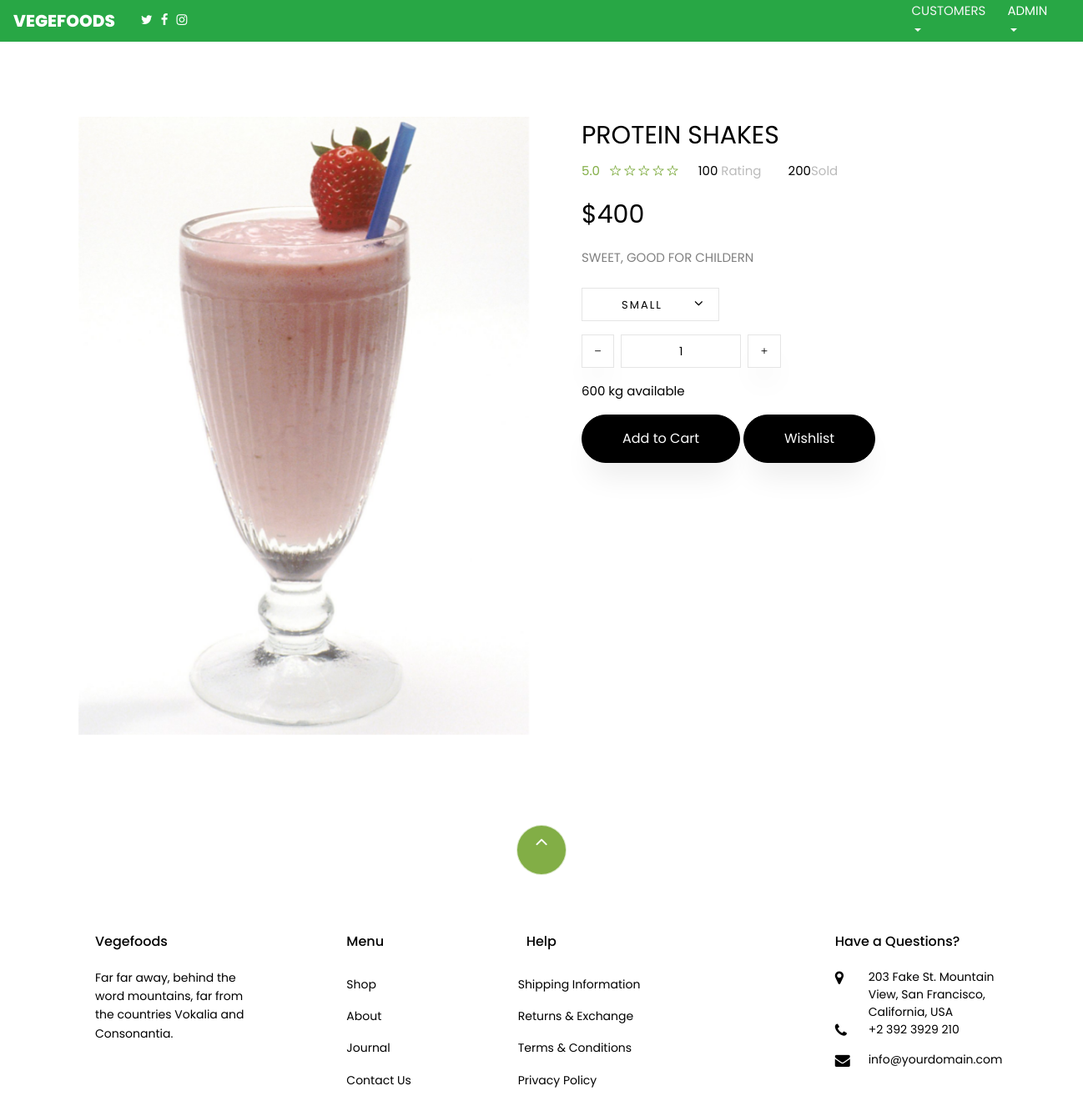
Page /view3/1/ on the committed database.
### app/models.py (models this page shows, shortened)
class Juice(models.Model):
    name=models.CharField(max_length=30)
    cover=models.ImageField(upload_to='app/cover',null=True,blank=True)
    description =models.CharField(max_length=400)
    price=models.IntegerField()
    sold=models.IntegerField()

### app/views.py (the view)
# urls.py: path('view3/<int:p>/', views.view3, name='view3'),
def view3(request,p):
    k=Juice.objects.get(id=p)
    return render(request,'view2.html',{'b':k})

### templates/view2.html (shortened to what this page needs)
{% extends 'base.html' %}
{% load static %}
{% block content %}
    <section class="ftco-section">
    	<div class="container">
    		<div class="row">
    			<div class="col-lg-6 mb-5 ftco-animate">
    				<a href="#" class="image-popup"><img src="{{b.cover.url}}" class="img-fluid" alt="Colorlib Template"></a>
    			</div>
    			<div class="col-lg-6 product-details pl-md-5 ftco-animate">
    				<h3>{{b.name}}</h3>
    				<div class="rating d-flex">
							<p class="text-left mr-4">
								<a href="#" class="mr-2">5.0</a>
								<a href="#"><span class="ion-ios-star-outline"></span></a>
								<a href="#"><span class="ion-ios-star-outline"></span></a>
								<a href="#"><span class="ion-ios-star-outline"></span></a>
								<a href="#"><span class="ion-ios-star-outline"></span></a>
								<a href="#"><span class="ion-ios-star-outline"></span></a>
							</p>
							<p class="text-left mr-4">
								<a href="#" class="mr-2" style="color: #000;">100 <span style="color: #bbb;">Rating</span></a>
							</p>
							<p class="text-left">
								<a href="#" class="mr-2" style="color: #000;">{{b.sold}}<span style="color: #bbb;">Sold</span></a>
							</p>
						</div>
    				<p class="price"><span>${{b.price}}</span></p>
    				<p>{{b.description}}
						</p>
						<div class="row mt-4">
							<div class="col-md-6">
								<div class="form-group d-flex">
		              <div class="select-wrap">
	                  <div class="icon"><span class="ion-ios-arrow-down"></span></div>
	                  <select name="" id="" class="form-control">
	                  	<option value="">Small</option>
	                  </select>
	                </div>
		            </div>
							</div>
							<div class="input-group col-md-6 d-flex mb-3">
	             	<span class="input-group-btn mr-2">
	                	<button type="button" class="quantity-left-minus btn"  data-type="minus" data-field="">
	                   <i class="ion-ios-remove"></i>
	                	</button>
	            		</span>
	             	<input type="text" id="quantity" name="quantity" class="form-control input-number" value="1" min="1" max="100">
	             	<span class="input-group-btn ml-2">
	                	<button type="button" class="quantity-right-plus btn" data-type="plus" data-field="">
	                     <i class="ion-ios-add"></i>
	                 </button>
	             	</span>
	          	</div>
	          	<div class="col-md-12">
	          		<p style="color: #000;">600 kg available</p>
	          	</div>
          	</div>
          	<p>
				<a href="{% url 'add_to_cart' b.id 'juice'%}" class="btn btn-black py-3 px-5">Add to Cart</a>
				<a href="{% url 'add_to_wishlist' b.id  'juice' %}" class="btn btn-black py-3 px-5">Wishlist</a></p></p>
    			</div>
    		</div>
    	</div>
    </section>
    {% endblock %}

### templates/base.html (style rules this page uses)
* { margin: 0; padding: 0; }

### rows in the picture
Juice: cover (picture), name "PROTEIN SHAKES", sold "200", price "400", description "SWEET, GOOD FOR CHILDERN"
